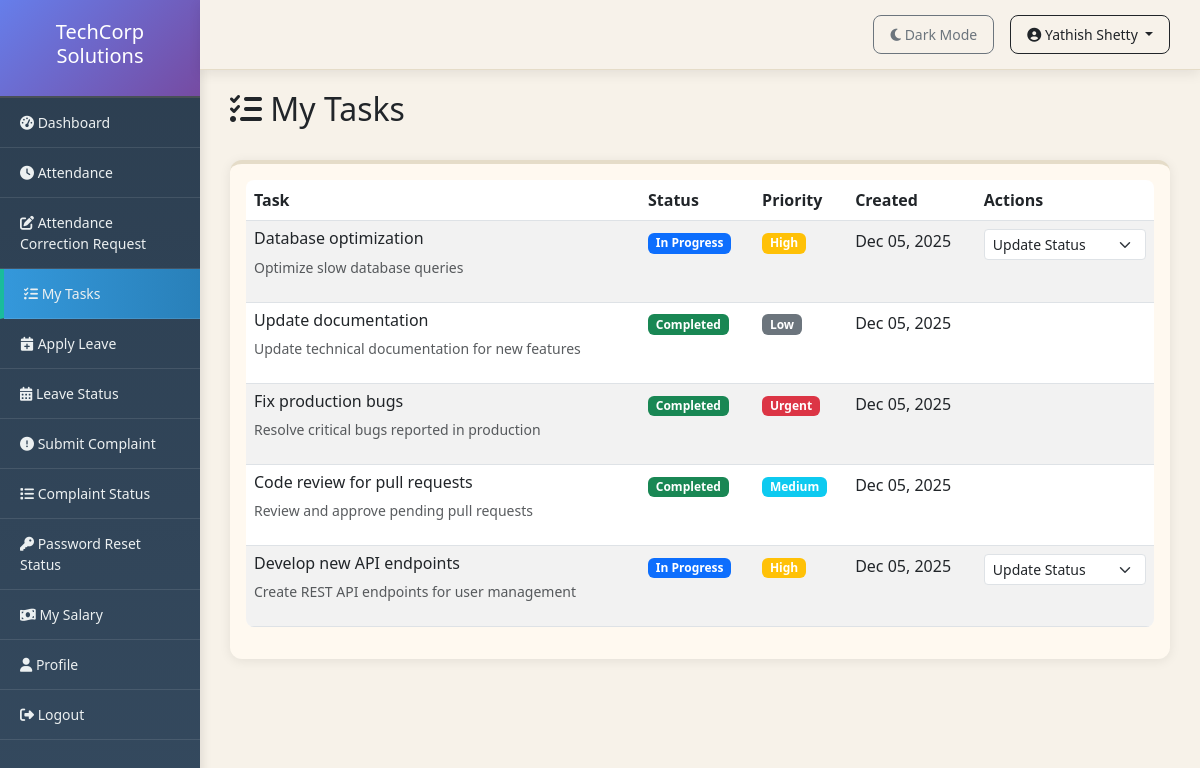
The app's page /tasks/ (signed in) with its own data.
### employees/models.py (models this page shows, shortened)
class Task(models.Model):
    STATUS_CHOICES = [
        ('pending', 'Pending'),
        ('in_progress', 'In Progress'),
        ('completed', 'Completed'),
        ('overdue', 'Overdue'),
    ]
    PRIORITY_CHOICES = [
        ('low', 'Low'),
        ('medium', 'Medium'),
        ('high', 'High'),
        ('urgent', 'Urgent'),
    ]
    title = models.CharField(max_length=200)
    description = models.TextField()
    assigned_to = models.ForeignKey(Employee, on_delete=models.CASCADE, related_name='tasks')
    assigned_by = models.ForeignKey(Employee, on_delete=models.SET_NULL, null=True, related_name='assigned_tasks')
    department = models.ForeignKey(Department, on_delete=models.SET_NULL, null=True)
    status = models.CharField(max_length=20, choices=STATUS_CHOICES, default='pending')
    priority = models.CharField(max_length=20, choices=PRIORITY_CHOICES, default='medium')
    created_at = models.DateTimeField(auto_now_add=True)
    updated_at = models.DateTimeField(auto_now=True)
    completed_at = models.DateTimeField(null=True, blank=True)

### employees/views.py (the view)
# urls.py: path('tasks/', views.employee_tasks, name='employee_tasks'),
@login_required
def employee_tasks(request):
    try:
        employee = request.user.employee
        tasks = Task.objects.filter(assigned_to=employee).order_by('-created_at')
        status_filter = request.GET.get('status', 'all')
        if status_filter != 'all':
            tasks = tasks.filter(status=status_filter)
        return render(request, 'employee/tasks.html', {'tasks': tasks, 'status_filter': status_filter})
    except Employee.DoesNotExist:
        messages.error(request, 'Employee profile not found!')
        return redirect('home')

### employees/context_processors.py (called while the page is built, shortened)
def notifications(request):
    context = {
        'pending_count': 0,
        'leave_count': 0,
        'correction_count': 0,
        'password_reset_count': 0,
    }
    return context

### employees/templates/employee/tasks.html (shortened to what this page needs)
{% extends 'base.html' %}
{% block content %}
<div class="d-flex justify-content-between align-items-center mb-4">
    <h2><i class="fas fa-tasks"></i> My Tasks</h2>
</div>
<div class="card">
    <div class="card-body">
        {% if tasks %}
            <div class="table-responsive">
                <table class="table table-striped">
                    <thead>
                        <tr>
                            <th>Task</th>
                            <th>Status</th>
                            <th>Priority</th>
                            <th>Created</th>
                            <th>Actions</th>
                        </tr>
                    </thead>
                    <tbody>
                        {% for task in tasks %}
                        <tr>
                            <td>
                                <h6>{{ task.title }}</h6>
                                <p class="text-muted small">{{ task.description|truncatechars:50 }}</p>
                            </td>
                            <td>
                                <span class="badge bg-{% if task.status == 'completed' %}success{% elif task.status == 'in_progress' %}primary{% elif task.status == 'overdue' %}danger{% else %}warning{% endif %}">
                                    {{ task.get_status_display }}
                                </span>
                            </td>
                            <td>
                                <span class="badge bg-{% if task.priority == 'urgent' %}danger{% elif task.priority == 'high' %}warning{% elif task.priority == 'medium' %}info{% else %}secondary{% endif %}">
                                    {{ task.get_priority_display }}
                                </span>
                            </td>
                            <td>{{ task.created_at|date:"M d, Y" }}</td>
                            <td>
                                {% if task.status != 'completed' %}
                                <form method="post" action="{% url 'employee_task_update' task.pk %}" class="d-inline">
                                    <select name="status" class="form-select form-select-sm" onchange="this.form.submit()">
                                        <option value="">Update Status</option>
                                    </select>
                                </form>
                                {% endif %}
                            </td>
                        </tr>
                        {% endfor %}
                    </tbody>
                </table>
            </div>
        {% else %}
            <p class="text-muted text-center">No tasks assigned yet.</p>
        {% endif %}
    </div>
</div>
{% endblock %}

### employees/templates/base.html (shortened to what this page needs)
<!DOCTYPE html>
<html lang="en">
<head>
    <link href="https://cdn.jsdelivr.net/npm/bootstrap@5.3.0/dist/css/bootstrap.min.css" rel="stylesheet">
    <link rel="stylesheet" href="https://cdnjs.cloudflare.com/ajax/libs/font-awesome/6.4.0/css/all.min.css">
</head>
<body>
    <nav class="top-navbar d-flex justify-content-end align-items-center">
        <a href="{% url 'toggle_theme' %}" class="btn btn-sm btn-outline-secondary me-3">
            {% if user.is_authenticated and user.employee.theme_preference == 'dark' %}
                <i class="fas fa-sun"></i> Light Mode
            {% else %}
                <i class="fas fa-moon"></i> Dark Mode
            {% endif %}
        </a>
        <div class="dropdown">
            <button class="btn btn-sm btn-outline-dark dropdown-toggle" type="button" data-bs-toggle="dropdown">
                <i class="fas fa-user-circle"></i> {{ user.get_full_name|default:user.username }}
            </button>
        </div>
    </nav>
    <div class="container-fluid">
        <div class="row">
            <div class="col-md-2 sidebar">
                <div class="logo-header">
                    <h5>TechCorp Solutions</h5>
                </div>
                {% if user.is_staff %}
                <a href="{% url 'admin_dashboard' %}"><i class="fas fa-tachometer-alt"></i> Dashboard</a>
                <a href="{% url 'employee_list' %}"><i class="fas fa-users"></i> Employees</a>
                <a href="{% url 'department_list' %}"><i class="fas fa-building"></i> Departments</a>
                <a href="{% url 'task_list' %}"><i class="fas fa-tasks"></i> Tasks</a>
                <a href="{% url 'announcement_list' %}"><i class="fas fa-bullhorn"></i> Announcements</a>
                <a href="{% url 'leave_requests' %}"><i class="fas fa-calendar"></i> Leave Requests</a>
                <a href="{% url 'complaint_list' %}"><i class="fas fa-exclamation-circle"></i> Complaints</a>
                <a href="{% url 'review_list' %}"><i class="fas fa-star"></i> Reviews</a>
                <a href="{% url 'admin_attendance_list' %}"><i class="fas fa-clock"></i> Attendance</a>
                <a href="{% url 'admin_correction_list' %}"><i class="fas fa-edit"></i> Attendance Correction Request</a>
                <a href="{% url 'admin_password_reset_list' %}"><i class="fas fa-key"></i> Password Reset Requests</a>
                <a href="{% url 'vacancy_list' %}"><i class="fas fa-briefcase"></i> Job Vacancies</a>
                <a href="{% url 'application_list' %}"><i class="fas fa-file-alt"></i> Applications</a>
                <a href="{% url 'admin_salary_management' %}"><i class="fas fa-money-bill-wave"></i> Salary Management</a>
                {% else %}
                <a href="{% url 'employee_dashboard' %}"><i class="fas fa-tachometer-alt"></i> Dashboard</a>
                <a href="{% url 'employee_attendance' %}"><i class="fas fa-clock"></i> Attendance</a>
                <a href="{% url 'employee_correction_status' %}"><i class="fas fa-edit"></i> Attendance Correction Request</a>
                <a href="{% url 'employee_tasks' %}"><i class="fas fa-tasks"></i> My Tasks</a>
                <a href="{% url 'employee_leave_apply' %}"><i class="fas fa-calendar-plus"></i> Apply Leave</a>
                <a href="{% url 'employee_leave_status' %}"><i class="fas fa-calendar-alt"></i> Leave Status</a>
                <a href="{% url 'employee_complaint_submit' %}"><i class="fas fa-exclamation-circle"></i> Submit Complaint</a>
                <a href="{% url 'employee_complaint_track' %}"><i class="fas fa-list"></i> Complaint Status</a>
                <a href="{% url 'employee_password_reset_status' %}"><i class="fas fa-key"></i> Password Reset Status</a>
                <a href="{% url 'employee_salary' %}"><i class="fas fa-money-bill-wave"></i> My Salary</a>
                <a href="{% url 'employee_profile' %}"><i class="fas fa-user"></i> Profile</a>
                {% endif %}
                <a href="{% url 'logout' %}"><i class="fas fa-sign-out-alt"></i> Logout</a>
            </div>
            <div class="col-md-10 content">
                {% block content %}{% endblock %}
            </div>
        </div>
    </div>
</body>
</html>

### employees/templates/base.html (style rules this page uses)
* { transition: background-color 0.3s ease, color 0.3s ease; }
body { font-family: 'Segoe UI', Tahoma, Geneva, Verdana, sans-serif; }
.sidebar { position: fixed; top: 0; left: 0; height: 100vh; overflow-y: auto; background: linear-gradient(180deg, #2c3e50 0%, #34495e 100%) !important; padding: 0; width: 16.666667%; box-shadow: 2px 0 10px rgba(0,0,0,0.1); }
.sidebar a { color: #ecf0f1 !important; text-decoration: none; padding: 14px 20px; display: block; border-bottom: 1px solid rgba(255,255,255,0.1); transition: all 0.3s ease; font-size: 14px; }
.sidebar a.active { background: linear-gradient(90deg, #3498db 0%, #2980b9 100%) !important; border-left: 4px solid #1abc9c; padding-left: 20px; }
.sidebar .logo-header { background: linear-gradient(135deg, #667eea 0%, #764ba2 100%) !important; color: white !important; }
.content { padding: 30px; margin-top: 60px; margin-left: 16.666667%; background: #F7F2E9; min-height: calc(100vh - 60px); }
.card { background: #FFF9F0; backdrop-filter: blur(10px); border: none; border-top: 4px solid #E5DCC8; border-radius: 12px; box-shadow: 0 2px 12px rgba(0, 0, 0, 0.08); transition: transform 0.3s ease, box-shadow 0.3s ease; }
.logo-header { background: #2c3e50; color: white; padding: 20px; text-align: center; border-bottom: 2px solid #495057; }
.top-navbar { position: fixed; top: 0; right: 0; left: 16.666667%; z-index: 1000; background: rgba(247, 242, 233, 0.95); border-bottom: 1px solid #E5DCC8; padding: 15px 30px; box-shadow: 0 4px 12px rgba(0,0,0,0.08); backdrop-filter: blur(20px); }
.top-navbar .btn { border-radius: 8px; padding: 8px 16px; font-weight: 500; transition: all 0.3s ease; }
.table { border-radius: 8px; overflow: hidden; }

### records on screen
Task: title "Database optimization", description "Optimize slow database queries", status "In Progress", priority "High", created_at "Dec 05, 2025"
Task: title "Update documentation", description "Update technical documentation for new features", status "Completed", priority "Low", created_at "Dec 05, 2025"
Task: title "Fix production bugs", description "Resolve critical bugs reported in production", status "Completed", priority "Urgent", created_at "Dec 05, 2025"
Task: title "Code review for pull requests", description "Review and approve pending pull requests", status "Completed", priority "Medium", created_at "Dec 05, 2025"
Task: title "Develop new API endpoints", description "Create REST API endpoints for user management", status "In Progress", priority "High", created_at "Dec 05, 2025"

### other values on screen
{{ user.get_full_name|default:user.username }} "Yathish Shetty"
